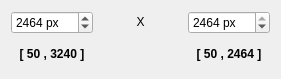
     <widget class="QWidget" name="gridLayoutWidget_2">
      <property name="geometry">
       <rect>
        <x>20</x>
        <y>420</y>
        <width>281</width>
        <height>54</height>
       </rect>
      </property>
      <layout class="QGridLayout" name="gridLayout_2">
       <item row="0" column="1">
        <widget class="QLabel" name="x_label">
         <property name="text">
          <string>&lt;html&gt;&lt;head/&gt;&lt;body&gt;&lt;p align=&quot;center&quot;&gt;X&lt;/p&gt;&lt;/body&gt;&lt;/html&gt;</string>
         </property>
        </widget>
       </item>
       <item row="0" column="0">
        <widget class="QSpinBox" name="x_resolution_spinBox">
         <property name="suffix">
          <string> px</string>
         </property>
         <property name="minimum">
          <number>50</number>
         </property>
         <property name="maximum">
          <number>3240</number>
         </property>
         <property name="value">
          <number>2464</number>
         </property>
        </widget>
       </item>
       <item row="0" column="2">
        <widget class="QSpinBox" name="y_resolution_spinBox">
         <property name="suffix">
          <string> px</string>
         </property>
         <property name="minimum">
          <number>50</number>
         </property>
         <property name="maximum">
          <number>2464</number>
         </property>
         <property name="value">
          <number>2464</number>
         </property>
        </widget>
       </item>
       <item row="1" column="0">
        <widget class="QLabel" name="xRange_label">
         <property name="text">
          <string>&lt;html&gt;&lt;head/&gt;&lt;body&gt;&lt;p align=&quot;center&quot;&gt;&lt;span style=&quot; font-weight:600; color:#000000;&quot;&gt;[ 50 , 3240 ]&lt;/span&gt;&lt;/p&gt;&lt;/body&gt;&lt;/html&gt;</string>
         </property>
         <property name="alignment">
          <set>Qt::AlignCenter</set>
         </property>
        </widget>
       </item>
       <item row="1" column="1">
        <widget class="QLabel" name="CoreCtr_label_6">
         <property name="text">
          <string>&lt;html&gt;&lt;head/&gt;&lt;body&gt;&lt;p align=&quot;center&quot;&gt;&lt;br/&gt;&lt;/p&gt;&lt;/body&gt;&lt;/html&gt;</string>
         </property>
        </widget>
       </item>
       <item row="1" column="2">
        <widget class="QLabel" name="yRange_label">
         <property name="text">
          <string>&lt;html&gt;&lt;head/&gt;&lt;body&gt;&lt;p align=&quot;center&quot;&gt;&lt;span style=&quot; font-weight:600; color:#000000;&quot;&gt;[ 50 , 2464 ]&lt;/span&gt;&lt;/p&gt;&lt;/body&gt;&lt;/html&gt;</string>
         </property>
         <property name="alignment">
          <set>Qt::AlignCenter</set>
         </property>
        </widget>
       </item>
      </layout>
     </widget>
